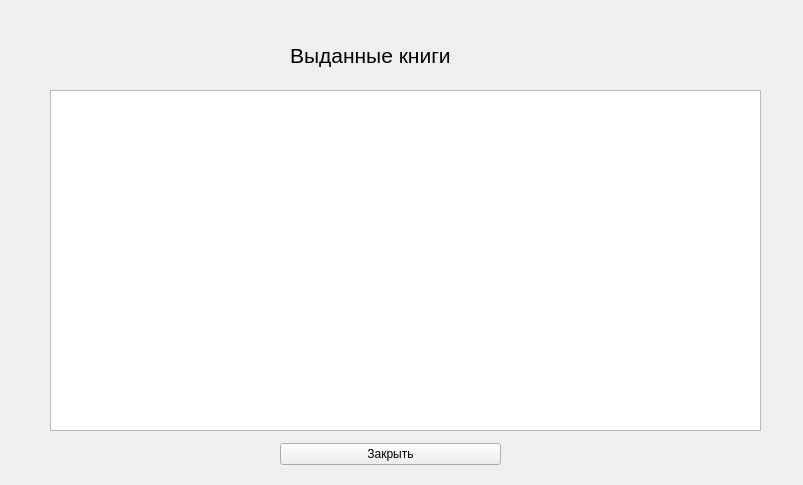
<?xml version="1.0" encoding="UTF-8"?>
<ui version="4.0">
 <class>issued_books</class>
 <widget class="QWidget" name="issued_books">
  <property name="geometry">
   <rect>
    <x>0</x>
    <y>0</y>
    <width>803</width>
    <height>485</height>
   </rect>
  </property>
  <property name="windowTitle">
   <string>Form</string>
  </property>
  <widget class="QTableWidget" name="tableWidget">
   <property name="geometry">
    <rect>
     <x>50</x>
     <y>90</y>
     <width>711</width>
     <height>341</height>
    </rect>
   </property>
  </widget>
  <widget class="QLabel" name="label">
   <property name="geometry">
    <rect>
     <x>290</x>
     <y>30</y>
     <width>251</width>
     <height>51</height>
    </rect>
   </property>
   <property name="font">
    <font>
     <pointsize>16</pointsize>
    </font>
   </property>
   <property name="text">
    <string>Выданные книги</string>
   </property>
  </widget>
  <widget class="QWidget" name="gridLayoutWidget">
   <property name="geometry">
    <rect>
     <x>280</x>
     <y>439</y>
     <width>221</width>
     <height>31</height>
    </rect>
   </property>
   <layout class="QGridLayout" name="gridLayout">
    <item row="0" column="0">
     <widget class="QPushButton" name="pushButton">
      <property name="text">
       <string>Закрыть</string>
      </property>
     </widget>
    </item>
   </layout>
  </widget>
 </widget>
 <resources/>
 <connections/>
</ui>
